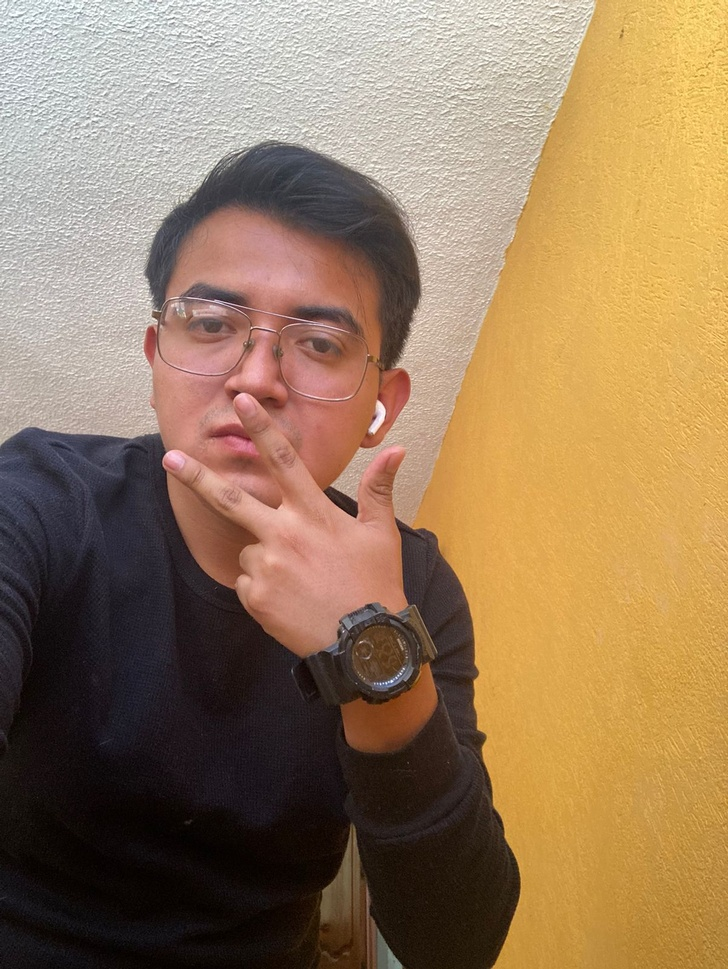
//> input picture PrimerParcial/Tareas/Tarea1/RestaNormalizada/Foto1.jpeg, 728 x 969 px, shrunk from 1202 x 1600 before the run
$ ./RestaNormalizada Foto1.jpeg Foto2.jpeg   (built with g++ and OpenCV 4)
//> lines starting //> are read from the running program, lines starting //| are printed output that depends on the picture
#include <opencv2/opencv.hpp>
#include <stdio.h>
#include <tuple>
#include <algorithm>

using namespace std;
using namespace cv;

int RestaNormalizada(uchar A, uchar B, int a, int b);
tuple<int, int, int, int, int, int> getMinMaxValues(Mat image1, Mat image2);

int main(int argc, char **argv)
{
    int i, j;
    if (argc != 3)
    {
        printf("Pasar 2 imagen como parámetro\n");
        return -1;
    }

    cv::Mat image1 = cv::imread(argv[1]);
//> image1 is the input picture: 969 rows x 728 cols, CV_8UC3; mean B, G, R 93.1, 124.4, 152.2
    cv::Mat image2 = cv::imread(argv[2]);
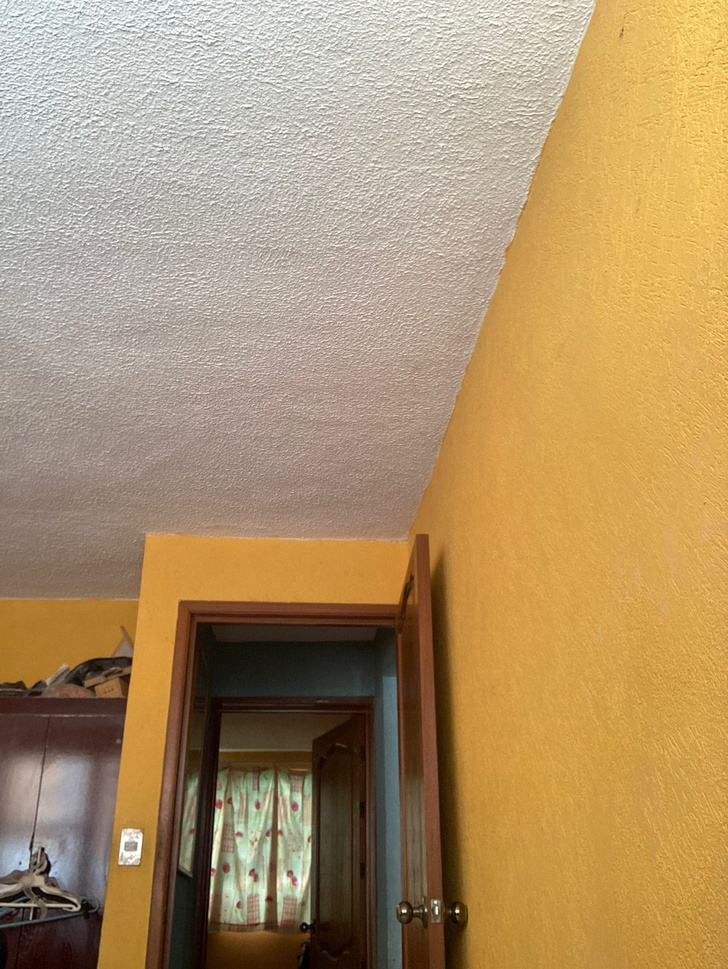
//> input picture PrimerParcial/Tareas/Tarea1/RestaNormalizada/Foto2.jpeg, 728 x 969 px, shrunk from 1202 x 1600 before the run
//> image2 is the input picture: 969 rows x 728 cols, CV_8UC3; mean B, G, R 106.1, 146.3, 173.9

    if ((image1.rows != image2.rows) || (image1.cols != image2.cols) || (image1.channels() != image2.channels()))
    {
        printf("Las imágenes deben ser de las mismas dimensiones y canales");
    }

    cv::Mat restaNormalizada(image1.rows, image1.cols, CV_8UC3);

    int nf = image1.rows, nc = image1.cols, canales = image1.channels();
//> nf = 969; nc = 728; canales = 3

    auto [minB, maxB, minG, maxG, minR, maxR] = getMinMaxValues(image1, image2);
//> the loop in getMinMaxValues, `for (int j = 0; j < nf; j++)` made 969 passes
//> (res, minB, maxB, minG, maxG, minR) on passes 1 to 3: (-1, -53, 59, -51, 57, -47), (0, -62, 63, -60, 63, -63), (-4, -62, 85, -61, 83, -63)
//> after the loop in getMinMaxValues, `for (int j = 0; j < nf; j++)`: res = 11; minB = -248; maxB = 226; minG = -254; maxG = 196; minR = -249; maxR = 212
//> minB = -248; maxB = 226; minG = -254; maxG = 196; minR = -249; maxR = 212

    printf("%d, %d, %d, %d, %d, %d, \n", minB, maxB, minG, maxG, minR, maxR);
//| -248, 226, -254, 196, -249, 212,

    for (j = 0; j < nf; j++)
    {
        uchar *res = restaNormalizada.ptr<uchar>(j);
        uchar *A = image1.ptr<uchar>(j);
        uchar *B = image2.ptr<uchar>(j);

        for (i = 0; i < nc * canales; i += canales)
        {
            *(res + i) = RestaNormalizada(*(A + i), *(B + i), minB, maxB);
            *(res + i + 1) = RestaNormalizada(*(A + i + 1), *(B + i + 1), minG, maxG);
            *(res + i + 2) = RestaNormalizada(*(A + i + 2), *(B + i + 2), minR, maxR);
        }
    }
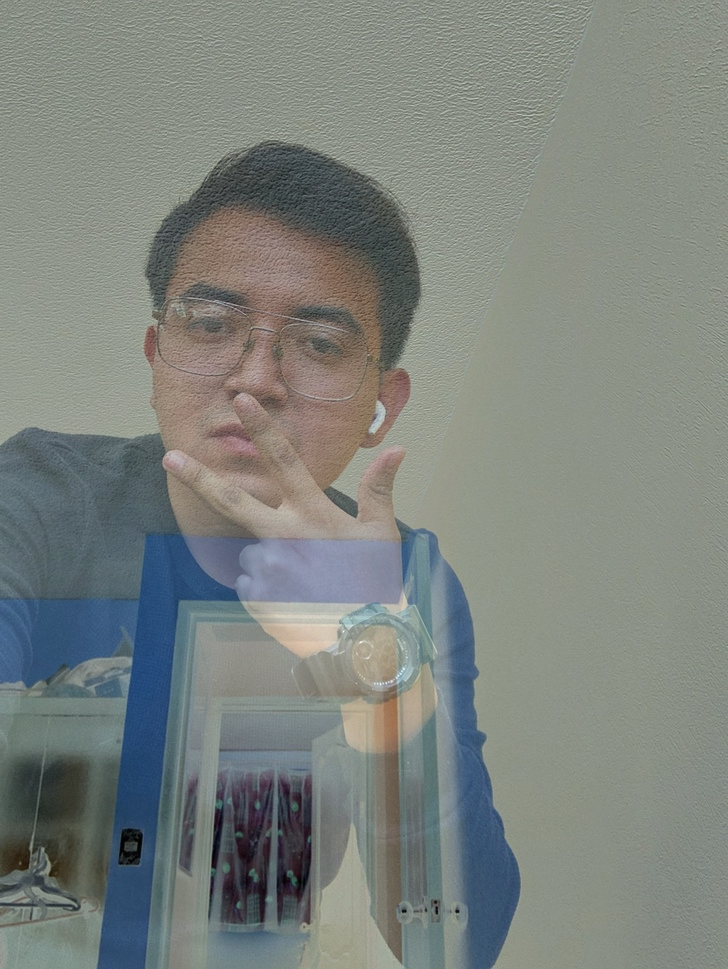
//> restaNormalizada: 969 rows x 728 cols, CV_8UC3; mean B, G, R 125.9, 131.1, 125.2

    cv::imwrite("RestaNormalizada.png", restaNormalizada);
    return 0;
}

int RestaNormalizada(uchar A, uchar B, int a, int b)
{
    int res;
    res = A - B;
    res = ((res)-a);
    res = res * 255;
    res = res / (b - a);
    return res;
}

tuple<int, int, int, int, int, int> getMinMaxValues(Mat image1, Mat image2)
{
    int nf = image1.rows, nc = image1.cols, canales = image1.channels();

    int maxB = 0, minB = 0;
    int maxG = 0, minG = 0;
    int maxR = 0, minR = 0;

    int res;

    for (int j = 0; j < nf; j++)
    {
        uchar *A = image1.ptr<uchar>(j);
        uchar *B = image2.ptr<uchar>(j);

        for (int i = 0; i < nc * canales; i += canales)
        {
            res = *(A + i) - *(B + i);
            if ((res) < minB)
                minB = res;
            if ((res) > maxB)
                maxB = res;

            res = *(A + i + 1) - *(B + i + 1);
            if ((res) < minG)
                minG = res;
            if ((res) > maxG)
                maxG = res;

            res = *(A + i + 2) - *(B + i + 2);
            if ((res) < minR)
                minR = res;
            if ((res) > maxR)
                maxR = res;
        }
    }
    return {minB, maxB, minG, maxG, minR, maxR};
}
